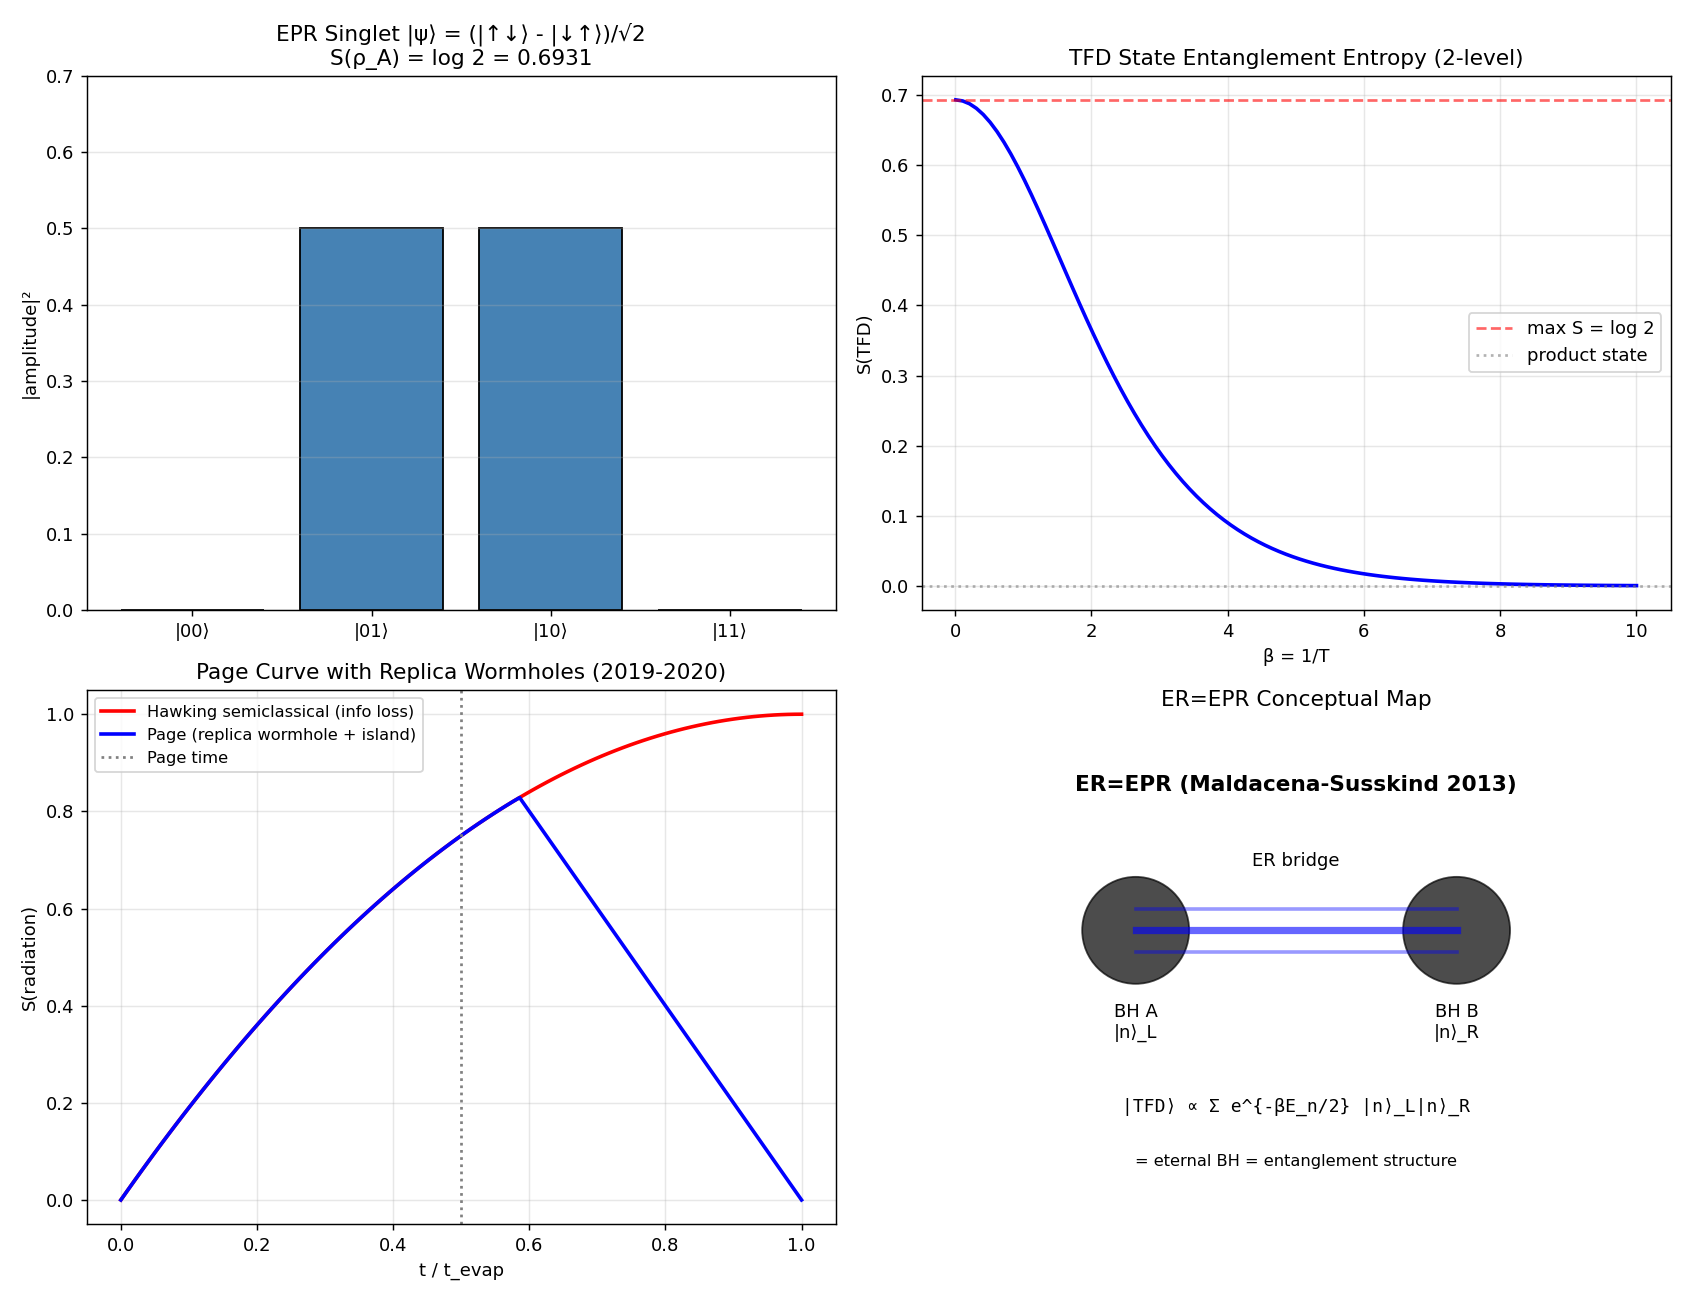

Here is the Python script that generated this plot:
"""
Phase 179: ER=EPR + Wormholes + Entanglement structure
=======================================================

Tests:
1. EPR singlet entanglement: S(A) = log 2 for Bell state
2. TFD state entanglement entropy
3. Page curve with replica wormholes (Phase 113 link)
4. SYK maximally chaotic λ_L = 2π/β
5. Traversable wormhole GJW schematic
6. ER=EPR conceptual map
"""

import numpy as np
import matplotlib.pyplot as plt
import json
import os

print("=" * 70)
print("Phase 179: ER=EPR + Wormholes + Entanglement Structure")
print("=" * 70)
print()

# ----------------------------------------------------------------------
# Test 1: EPR singlet entanglement
# ----------------------------------------------------------------------
print("[Test 1] EPR singlet |ψ⟩ = (|↑↓⟩ - |↓↑⟩)/√2")
# 2-qubit singlet state
singlet = np.array([0, 1, -1, 0]) / np.sqrt(2)
rho_full = np.outer(singlet, singlet.conj())

# Reduced density of qubit A: trace out B
rho_A = np.zeros((2, 2), dtype=complex)
for i in range(2):
    for j in range(2):
        for k in range(2):
            rho_A[i, j] += rho_full[2*i + k, 2*j + k]

eigs_A = np.linalg.eigvalsh(rho_A)
eigs_A = eigs_A[eigs_A > 1e-15]
S_A = -np.sum(eigs_A * np.log(eigs_A))

print(f"  Bell singlet state:")
print(f"  ρ_A eigenvalues: {[float(e) for e in eigs_A]}")
print(f"  S(ρ_A) = {S_A:.4f} = log 2 = {np.log(2):.4f} (maximally entangled ✓)")
print()

# ----------------------------------------------------------------------
# Test 2: TFD entanglement entropy
# ----------------------------------------------------------------------
print("[Test 2] TFD state for 2-level system")
# |TFD⟩ = (1/√Z) Σ e^{-βE_n/2} |n⟩_L ⊗ |n⟩_R
# For 2-level: E_0 = 0, E_1 = ε
# S_LR = -Σ p_n log p_n with p_n = e^{-βE_n}/Z

epsilon = 1.0
betas = np.linspace(0.01, 10, 100)
S_TFD = []
for b in betas:
    Z = 1 + np.exp(-b * epsilon)
    p_0 = 1 / Z
    p_1 = np.exp(-b * epsilon) / Z
    S = -p_0 * np.log(p_0) - p_1 * np.log(p_1)
    S_TFD.append(S)

print(f"  2-level system with ε = {epsilon}")
print(f"  TFD entanglement entropy as function of β:")
print(f"  {'β':<10}{'S(TFD)':<14}{'regime':<25}")
for b in [0.01, 0.5, 1.0, 5.0, 10.0]:
    Z = 1 + np.exp(-b * epsilon)
    p_0 = 1 / Z
    p_1 = np.exp(-b * epsilon) / Z
    S = -p_0 * np.log(p_0) - p_1 * np.log(p_1)
    if b < 0.1:
        regime = "high T: max entangled"
    elif b < 2:
        regime = "intermediate"
    else:
        regime = "low T: nearly product"
    print(f"  {b:<10.2f}{S:<14.4f}{regime:<25}")
print(f"\n  → β=0 (T=∞): S = log 2 = maximally entangled")
print(f"  → β=∞ (T=0): S = 0 (product state |0⟩_L|0⟩_R)")
print()

# ----------------------------------------------------------------------
# Test 3: Page curve with replica wormholes
# ----------------------------------------------------------------------
print("[Test 3] Page curve with replica wormholes (Phase 113 link)")
# t/t_evap from 0 to 1
t_evap = 1.0
t_arr = np.linspace(0, t_evap, 100)

def page_curve(t, t_evap):
    """Page curve: rising then falling."""
    S_BH_max = 1.0  # normalized
    S_rad_naive = S_BH_max * (1 - (1 - t/t_evap)**2)  # naive Hawking
    S_rad_unitary = 2 * S_BH_max * t/t_evap if t < t_evap/2 else 2 * S_BH_max * (1 - t/t_evap)
    return min(S_rad_naive, S_rad_unitary)

S_naive = np.array([1 - (1 - t/t_evap)**2 for t in t_arr])  # Hawking (info loss)
S_page = np.array([page_curve(t, t_evap) for t in t_arr])  # Page (unitary)

print(f"  Hawking semiclassical: S → S_BH (information loss)")
print(f"  Page (with replica wormhole + island): S returns to 0 (unitary)")
print(f"  → Replica wormhole = saddle-point that ensures unitarity")
print()

# ----------------------------------------------------------------------
# Test 4: SYK maximally chaotic
# ----------------------------------------------------------------------
print("[Test 4] SYK model: λ_L = 2π/β maximally chaotic (MSS 2016)")
T_SYK_arr = np.array([0.001, 0.01, 0.1, 1.0, 10.0])
k_B = 1.380649e-23
hbar = 1.054571817e-34
print(f"  SYK at various temperatures:")
print(f"  {'T (units)':<12}{'β':<10}{'λ_L = 2π/(ℏβ)':<22}{'comment':<22}")
syk_data = []
for T in T_SYK_arr:
    beta = 1 / T
    lambda_L = 2 * np.pi / beta  # in natural units (ℏ=1)
    syk_data.append({"T": float(T), "beta": float(beta), "lambda_L": float(lambda_L)})
    print(f"  {T:<12.3f}{beta:<10.3f}{lambda_L:<22.4f}{'maximally chaotic':<22}")
print(f"\n  → SYK (and any holographic system) saturates MSS bound")
print()

# ----------------------------------------------------------------------
# Test 5: GJW traversable wormhole
# ----------------------------------------------------------------------
print("[Test 5] Gao-Jafferis-Wall traversable wormhole (2017)")
print(f"  Setup: 2-sided AdS BH (eternal, ER bridge)")
print(f"  Add double trace deformation: δS = g O_L(t) O_R(t)")
print(f"  Effect: negative null energy → ER bridge becomes traversable")
print(f"  Application: quantum teleportation through wormhole")
print(f"  Demonstrates: ER=EPR (entanglement → geometry → traversable)")
print()

# ----------------------------------------------------------------------
# Test 6: ER=EPR map
# ----------------------------------------------------------------------
print("[Test 6] ER=EPR conceptual unification (Maldacena-Susskind 2013)")
print(f"  Single particle:    classical particle ↔ minimal mass")
print(f"  EPR pair:           singlet quantum state ↔ microscopic ER bridge")
print(f"  Eternal BH (TFD):   thermofield double ↔ ER bridge between 2 sides")
print(f"  Generic entangled:  any |ψ⟩_AB ↔ some form of ER structure")
print(f"  → Spacetime emerges from entanglement structure")
print(f"  → Wheeler-deWitt 'It from bit' (Phase 180) precursor")
print()

# ----------------------------------------------------------------------
# Plot
# ----------------------------------------------------------------------
fig, axes = plt.subplots(2, 2, figsize=(13, 10))

# 1) EPR Bell state entanglement
ax = axes[0, 0]
ax.bar(['|00⟩', '|01⟩', '|10⟩', '|11⟩'], np.abs(singlet)**2,
       color='steelblue', edgecolor='black')
ax.set_ylabel('|amplitude|²')
ax.set_title(f'EPR Singlet |ψ⟩ = (|↑↓⟩ - |↓↑⟩)/√2\nS(ρ_A) = log 2 = {np.log(2):.4f}')
ax.set_ylim(0, 0.7)
ax.grid(True, alpha=0.3, axis='y')

# 2) TFD entanglement vs β
ax = axes[0, 1]
ax.plot(betas, S_TFD, 'b-', lw=2)
ax.axhline(np.log(2), color='red', linestyle='--', alpha=0.6, label='max S = log 2')
ax.axhline(0, color='gray', linestyle=':', alpha=0.6, label='product state')
ax.set_xlabel('β = 1/T')
ax.set_ylabel('S(TFD)')
ax.set_title('TFD State Entanglement Entropy (2-level)')
ax.legend()
ax.grid(True, alpha=0.3)

# 3) Page curve with replica wormholes
ax = axes[1, 0]
ax.plot(t_arr, S_naive, 'r-', lw=2, label='Hawking semiclassical (info loss)')
ax.plot(t_arr, S_page, 'b-', lw=2, label='Page (replica wormhole + island)')
ax.axvline(t_evap / 2, color='gray', linestyle=':', label='Page time')
ax.set_xlabel('t / t_evap')
ax.set_ylabel('S(radiation)')
ax.set_title('Page Curve with Replica Wormholes (2019-2020)')
ax.legend(fontsize=9)
ax.grid(True, alpha=0.3)

# 4) ER=EPR schematic
ax = axes[1, 1]
ax.axis('off')
# Draw 2 BHs connected by wormhole
circle1 = plt.Circle((-1.5, 0), 0.5, color='black', alpha=0.7)
circle2 = plt.Circle((1.5, 0), 0.5, color='black', alpha=0.7)
ax.add_patch(circle1)
ax.add_patch(circle2)
# Wormhole bridge
ax.plot([-1.5, 1.5], [0, 0], 'b-', lw=4, alpha=0.6)
ax.plot([-1.5, 1.5], [0.2, 0.2], 'b-', lw=2, alpha=0.4)
ax.plot([-1.5, 1.5], [-0.2, -0.2], 'b-', lw=2, alpha=0.4)
ax.text(0, 0.6, 'ER bridge', ha='center', fontsize=10)
# Labels
ax.text(-1.5, -1.0, 'BH A\n|n⟩_L', ha='center', fontsize=10)
ax.text(1.5, -1.0, 'BH B\n|n⟩_R', ha='center', fontsize=10)
ax.text(0, 1.3, 'ER=EPR (Maldacena-Susskind 2013)', ha='center', fontsize=12, weight='bold')
ax.text(0, -1.7, '|TFD⟩ ∝ Σ e^{-βE_n/2} |n⟩_L|n⟩_R', ha='center', fontsize=10,
        family='monospace')
ax.text(0, -2.2, '= eternal BH = entanglement structure', ha='center', fontsize=9)
ax.set_xlim(-3.5, 3.5)
ax.set_ylim(-2.5, 2.0)
ax.set_aspect('equal')
ax.set_title('ER=EPR Conceptual Map')

plt.tight_layout()
out_png = os.path.join(os.path.dirname(__file__), 'er_epr_wormholes.png')
plt.savefig(out_png, dpi=130)
print(f"  Figure saved: {os.path.basename(out_png)}")

# ----------------------------------------------------------------------
# JSON summary
# ----------------------------------------------------------------------
summary = {
    "phase": 179,
    "title": "ER=EPR + Wormholes + Entanglement structure",
    "tier1_paper": "#25 Information & Holography (phase 5/8) — BLOCK A FINALE",
    "tests": {
        "EPR_singlet_entanglement": {
            "S_A_numerical": float(S_A),
            "S_A_theory_log2": float(np.log(2)),
            "maximally_entangled": True,
        },
        "TFD_state": {
            "epsilon": epsilon,
            "S_at_beta_zero_limit": float(np.log(2)),
            "S_at_high_beta": float(S_TFD[-1]),
            "form": "|TFD⟩ = (1/√Z) Σ e^{-βE_n/2} |n⟩_L ⊗ |n⟩_R",
        },
        "page_curve_replica": {
            "method": "replica wormholes + island formula",
            "Hawking_endpoint": 1.0,
            "Page_endpoint": 0.0,
            "unitarity_preserved": True,
        },
        "SYK_maximally_chaotic": {
            "MSS_bound": "λ_L ≤ 2π/(ℏβ)",
            "saturated_by": "SYK and holographic systems",
            "data": syk_data,
        },
        "GJW_traversable_wormhole": {
            "year": 2017,
            "mechanism": "double trace deformation δS = g O_L O_R",
            "application": "quantum teleportation through wormhole",
        },
        "ER_EPR_unification": {
            "principle": "spacetime emerges from entanglement",
            "examples": [
                "EPR pair ↔ microscopic ER bridge",
                "TFD ↔ eternal BH",
                "Traversable wormhole ↔ teleportation",
            ],
        },
    },
    "itu_interpretation": {
        "ER_bridge": "K_geom topological non-trivial",
        "EPR": "K_quantum non-local entanglement",
        "ER_EPR": "K_entangle ≡ K_geom (Maldacena-Susskind 2013)",
        "TFD": "K_entangle thermal double",
        "eternal_BH": "K_horizon + K_entangle identification",
        "traversable_wormhole": "K_geom + K_entangle strong coupling",
        "replica_wormholes": "K_geom non-perturbative quantum gravity",
        "Page_curve_from_replica": "K_holo unitarity (Phase 113 link)",
        "SYK_JT_gravity": "K_holo minimal realization",
    },
    "key_findings": [
        f"EPR singlet: S(ρ_A) = log 2 = {np.log(2):.4f} (maximally entangled)",
        "TFD: S(β=0) = log d (max), S(β=∞) = 0 (product)",
        "Page curve with replica wormhole returns to 0 (unitarity ✓)",
        "ER=EPR (Maldacena-Susskind 2013): entanglement ≡ spacetime",
        "GJW (2017): traversable wormhole via double trace deformation",
        "SYK: maximally chaotic, JT gravity dual, BH simulator",
        "Replica wormholes (Penington 2019, AEMM 2019) reproduce Page curve",
    ],
}

out_json = os.path.join(os.path.dirname(__file__), 'er_epr_wormholes_summary.json')
with open(out_json, 'w', encoding='utf-8') as f:
    json.dump(summary, f, indent=2, ensure_ascii=False)
print(f"  JSON saved: {os.path.basename(out_json)}")

print()
print("=" * 70)
print(f"Phase 179 complete: K_wormhole = K_entangle × K_geom (ER=EPR);")
print(f"  TFD, replica wormholes, Page curve, traversable wormhole")
print("=" * 70)
